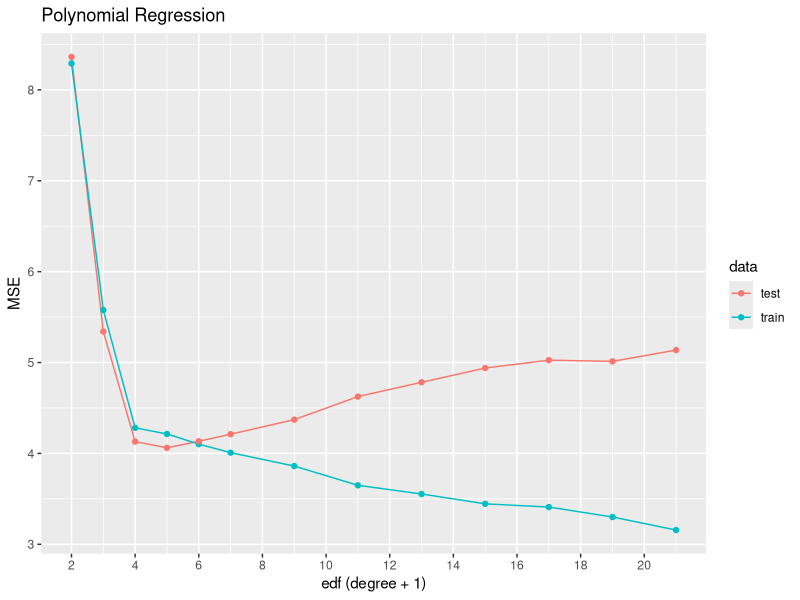
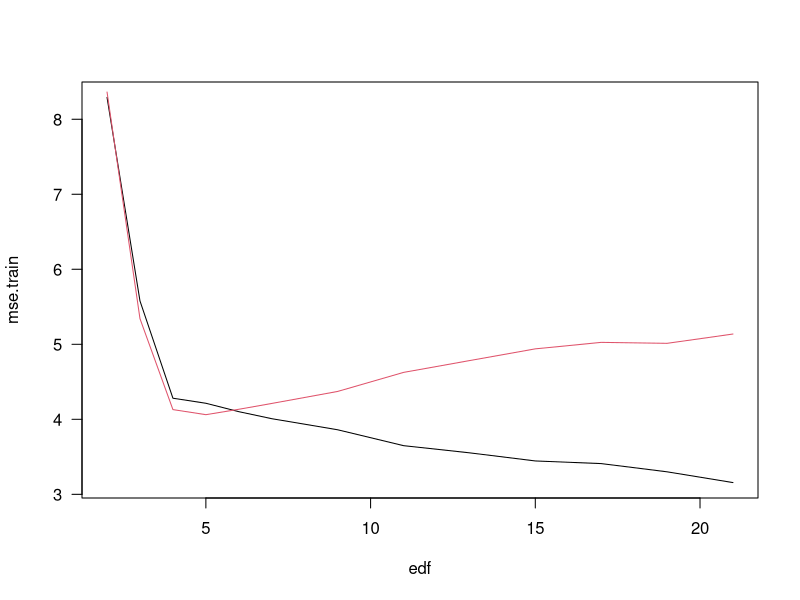
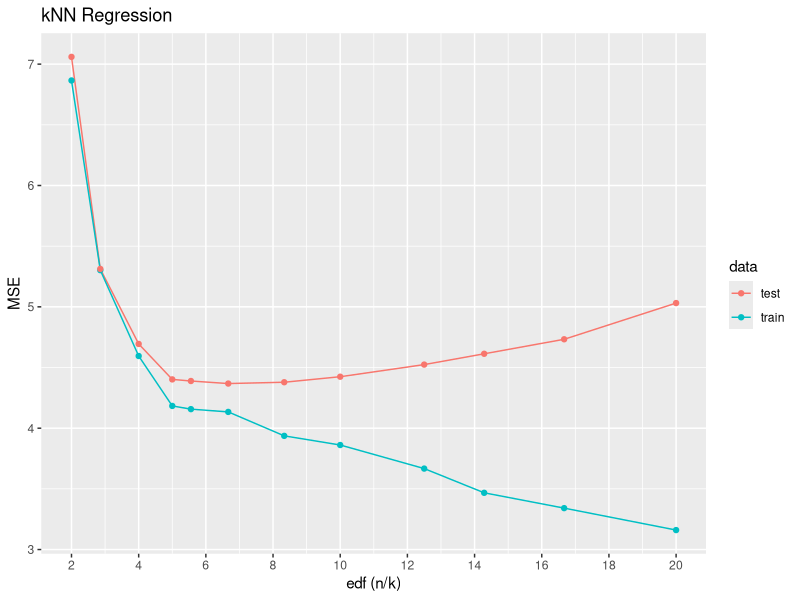
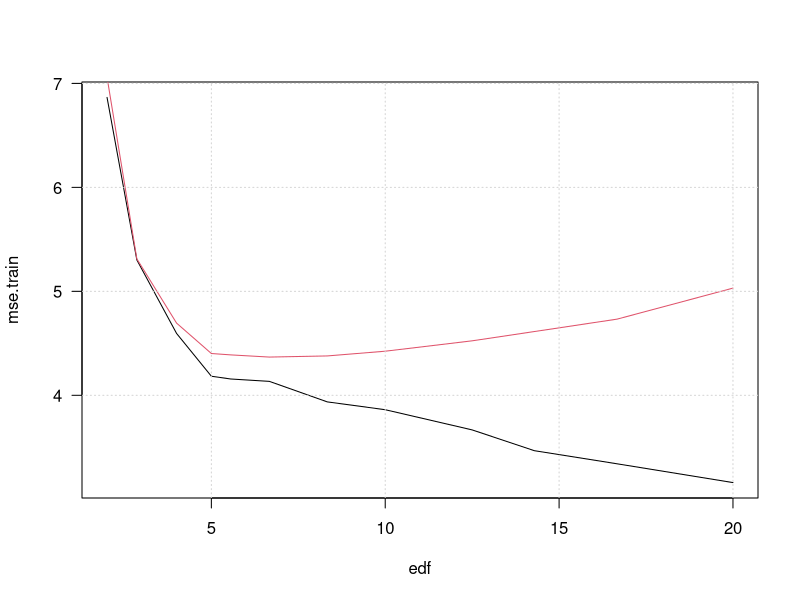
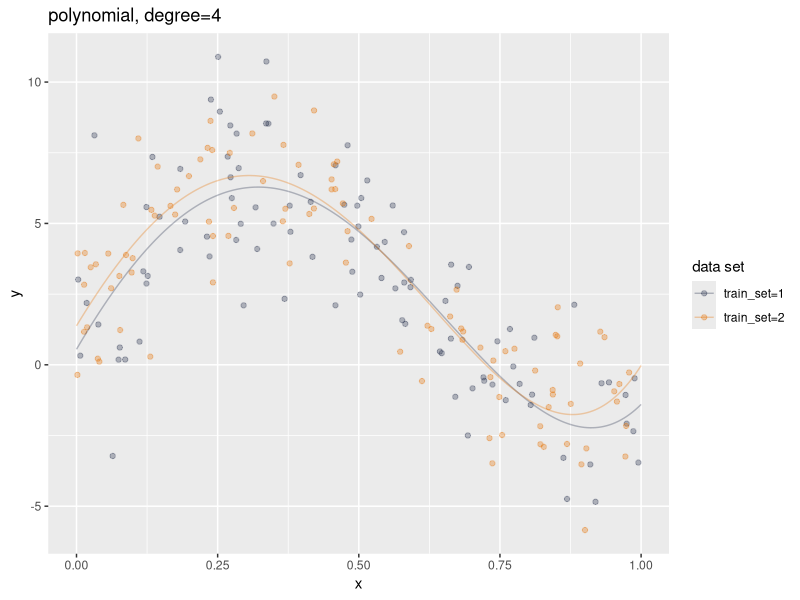
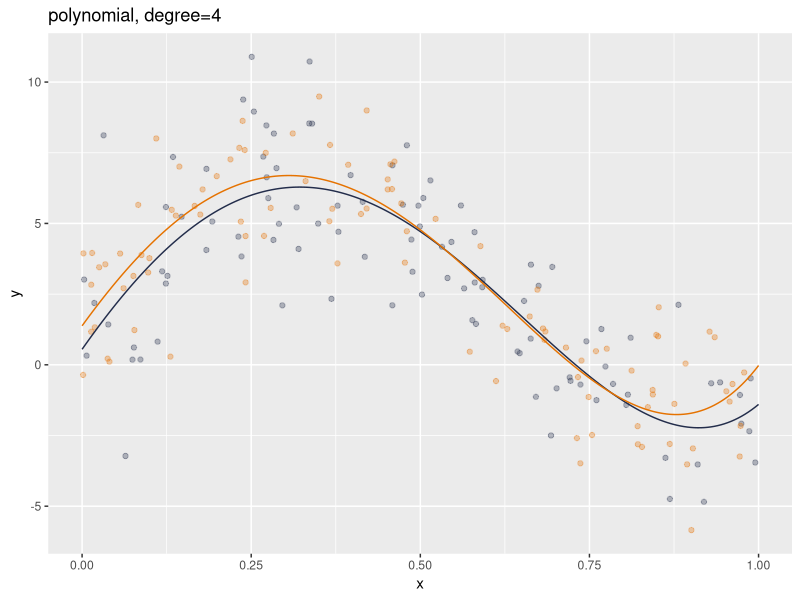
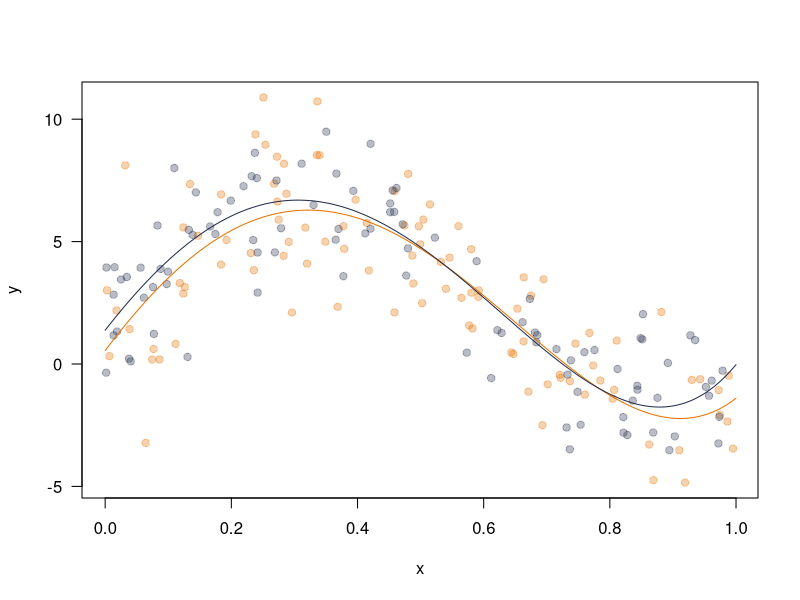
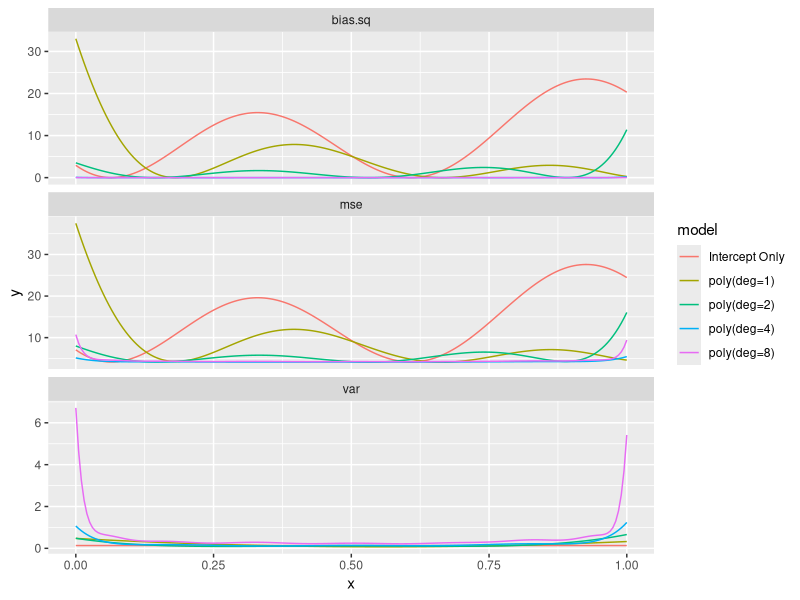

R code for these plots, in order:
#####################################################################
## R Code for supervised learning.
## - See lecture: 01-supervised_2.pdf
## 
## Michael D. Porter
## Created: Oct 2019; updated Aug 2020
## For: Data Mining (SYS-6018) at University of Virginia
## Website: https://mdporter.github.io/SYS6018/
#####################################################################

#-- Load Required Packages
library(tidyverse)
library(FNN)


#--------------------------------------------------------------------#
#-- Training and Test Data
#--------------------------------------------------------------------#

#-- Settings
sim_x <- function(n) runif(n)           # U[0,1]
f <- function(x) 1 + 2*x + 5*sin(5*x)   # true mean function
sim_y <- function(x, sd){               # generate Y|X from N{f(x),sd}
  n = length(x)
  f(x) + rnorm(n, sd=sd)             
}

#-- Generate Training Data 
n = 100                                 # number of observations
sd = 2                                  # stdev for error
set.seed(825)                           # set seed for reproducibility
x = sim_x(n)                            # get x values
y = sim_y(x, sd=sd)                     # get y values
data_train = tibble(x, y)               # training data tibble

#-- Generate Test Data
ntest = 50000                           # Number of test samples
set.seed(235)                           # set *different* seed 
xtest = sim_x(ntest)                    # generate test X's
ytest = sim_y(xtest, sd=sd)             # generate test Y's
data_test = tibble(x=xtest, y=ytest)    # test data


#--------------------------------------------------------------------#
#-- Evaluate Polynomial Models
#--------------------------------------------------------------------#

#-- Function to evaluate polynomials
poly_eval <- function(deg, data_train, data_test) {
  if (deg == 0) {
    m = lm(y ~ 1, data = data_train)  # intercept only model
  } else {
    m = lm(y ~ poly(x, degree = deg), data = data_train) # polynomial
  }
   
  p = length(coef(m))                      # number of parameters
  mse.train = mean(m$residuals ^ 2)          # training MSE
  yhat = predict(m, newdata = data_test)     # predictions at test X's
  mse.test = mean((data_test$y - yhat) ^ 2)# test MSE
  tibble(degree = deg, edf = p, mse.train, mse.test)
}

#-- Evaluate polynomials
Deg = c(1:6, seq(8, 20, by=2))   # sequence of Degrees

# Using purrr:map_df()
data_poly = map_df(Deg, poly_eval, data_train=data_train, data_test=data_test)

# Using a loop
data_poly = tibble()
for(deg in Deg){
  tmp = poly_eval(deg, data_train=data_train, data_test=data_test)
  data_poly = bind_rows(data_poly, tmp)
}

#-- Plot Results
data_poly %>% 
  # make long:
  pivot_longer(starts_with("mse"), names_to="data", values_to="mse") %>% 
  # remove 'mse.' from values:
  mutate(data = str_remove(data, "mse\\.")) %>%   
  # plot:
  ggplot(aes(edf, mse, color=data)) + geom_line() + geom_point() + 
  labs(title="Polynomial Regression", x = 'edf (degree + 1)', y="MSE") + 
  scale_x_continuous(breaks=seq(2, 30, by=2)) 

#- base R plot
with(data_poly, plot(edf, mse.train, type='l', las=1))
with(data_poly, lines(edf, mse.test, col=2))


#-- best poly
data_poly %>% filter(mse.test == min(mse.test))


#--------------------------------------------------------------------#
#-- Evaluate kNN Models
#--------------------------------------------------------------------#

#-- Function to evaluate kNN
knn_eval <- function(k, data_train, data_test){
  knn = knn.reg(data_train[,'x', drop=FALSE], 
                y = data_train$y, 
                test=data_train[,'x', drop=FALSE], 
                k=k)
  edf = nrow(data_train)/k         # effective dof (edof)
  r = data_train$y-knn$pred        # residuals on training data  
  mse.train = mean(r^2)            # training MSE
  knn.test = knn.reg(data_train[,'x', drop=FALSE], 
                     y = data_train$y, 
                     test=data_test[,'x', drop=FALSE], 
                     k=k)
  r.test = data_test$y-knn.test$pred # residuals on test data
  mse.test = mean(r.test^2)          # test MSE
  tibble(k=k, edf=edf, mse.train, mse.test)
}

#-- Evaluate kNN
K = c(50, 35, 25, 20, 18, 15, 12, 10, 8, 7, 6, 5)

# Using purrr:map_df()
data_knn = map_df(K, knn_eval, data_train=data_train, data_test=data_test)

# Using a loop
data_knn = tibble()
for(k in K){
  tmp = knn_eval(k, data_train=data_train, data_test=data_test)
  data_knn = bind_rows(data_knn, tmp)
}

#-- Plot Results
data_knn %>% 
  # make long:
  pivot_longer(starts_with("mse"), names_to="data", values_to="mse") %>% 
  # remove 'mse.' from values:
  mutate(data = str_remove(data, "mse\\.")) %>%   
  # plot:
  ggplot(aes(edf, mse, color=data)) + geom_line() + geom_point() + 
  labs(title="kNN Regression", x='edf (n/k)', y="MSE") + 
  scale_x_continuous(breaks=seq(2, 30, by=2)) 

#- base R plot
with(data_knn, plot(edf, mse.train, type='l', las=1))
with(data_knn, lines(edf, mse.test, col=2))
grid()


#-- best knn
data_knn %>% filter(mse.test == min(mse.test))
data_knn %>% filter(min_rank(mse.test) == 1)
data_knn %>% top_n(n=1, -mse.test)


#--------------------------------------------------------------------#
#-- Optimal Results
#--------------------------------------------------------------------#
#-- Optimal MSE
# theoretically, the optimal MSE is sd^2 
# but there will be some error when estimating with a finite test set
mean((f(xtest) - ytest)^2)



#--------------------------------------------------------------------#
#-- Ensemble Evaluation
#--------------------------------------------------------------------#
library(FNN)
library(tidyverse)


#-- Create Ensemble weights from class input
ensemble.data = tribble(
  ~model, ~tuning, ~n,
  'poly',  3, 17, 
  'knn', 10,  9, 
  'poly',  5,  7, 
  'knn', 20,  5, 
  'poly',  2,  3, 
  'poly', 10,  3, 
  'knn', 15,  2, 
  'knn',  1,  1, 
  'knn', 30,  1
) %>% mutate(w = n/sum(n))


#-- Create helper functions to make predictions
pred_knn <- function(k, data_train, data_test){
  m = knn.reg(select(data_train, x), 
              y = data_train$y, 
              test = select(data_test, x), 
              k = k)
  m$pred
}

pred_poly <- function(deg, data_train, data_test){
  if(deg == 0) m = lm(y~1, data=data_train)
  else m = lm(y~poly(x, degree=deg), data=data_train)
  predict(m, newdata=data_test)
}


#-- Create matrix of predictions from each model
YHAT = matrix(NA, nrow=nrow(data_test), ncol=nrow(ensemble.data))
for(i in 1:nrow(ensemble.data)){
  if(ensemble.data$model[i] == "poly"){
    deg = ensemble.data$tuning[i]
    YHAT[,i] = pred_poly(deg=deg, data_train, data_test)
  }
  if(ensemble.data$model[i] == "knn"){
    k = ensemble.data$tuning[i]
    YHAT[,i] = pred_knn(k=k, data_train, data_test)
  }
}

#-- Ensemble prediction is weighted sum of individual predictions
yhat.ensemble = YHAT %*% ensemble.data$w    

#-- MSE of ensemble
mean( (data_test$y - yhat.ensemble)^2 )


#-- Add results to the list
ensemble.data %>%
  # Add the MSE for each model individually
  mutate(mse=apply(YHAT, 2, function(yhat) mean((data_test$y - yhat)^2))) %>% 
  # Add row for ensemble
  bind_rows(tibble(model="ensemble", mse=mean( (data_test$y - yhat.ensemble)^2 ))) %>% 
  # order/arrange results by mse
  arrange(mse)



#--------------------------------------------------------------------#
#-- Two training sets
#--------------------------------------------------------------------#
#-- Settings
n = 100                                 # number of observations
sd = 2                                  # stdev for error

#-- Generate 1st Training Data (same as above)
set.seed(825)                           # set seed for reproducibility
x = sim_x(n)                            # get x values
y = sim_y(x, sd=sd)                     # get y values
data1 = tibble(x, y)

#-- Generate 2nd training data
set.seed(826)
data2 = tibble(x=sim_x(n), y=sim_y(x, sd=sd))  # use tibble() so y uses x=sim_x

#-- Fit model for each training data
poly1 = lm(y~poly(x, degree=4), data=data1)
poly2 = lm(y~poly(x, degree=4), data=data2)
data_eval = tibble(x=seq(0, 1, length=200))

#-- Plots (ggplot2 #1)
data.points = bind_rows(`train_set=1` = data1, `train_set=2`=data2, .id="data")
data.pred = tibble(x=seq(0, 1, length=200), 
                   `train_set=1` = predict(poly1, newdata=data_eval), 
                   `train_set=2` = predict(poly2, newdata=data_eval)) %>% 
  pivot_longer(-x, names_to="data", values_to="y")

ggplot(data.points, aes(x,y, color=data)) +
  geom_point() + 
  geom_line(data=data.pred) + 
  scale_color_manual(values=c("#232D4B50", "#E5720050"), name="data set") + 
  ggtitle("polynomial, degree=4")

#-- Plots (ggplot2 #2)
ggplot(tibble(), aes(x, y)) + 
  geom_point(data=data1, aes(color="#232D4B50")) + 
  geom_point(data=data2, aes(color="#E5720050")) + 
  geom_line(data=data_eval %>% mutate(y=predict(poly1, newdata=.)), 
            aes(color="#232D4B")) +
  geom_line(data=data_eval %>% mutate(y=predict(poly2, newdata=.)), 
            aes(color="#E57200")) +
  scale_color_identity() + 
  ggtitle("polynomial, degree=4")


#-- Plots (base R)
plot(y~x, data=data1, pch=19,col="#E5720050", las=1)
points(data2$x, data2$y, pch=19, col="#232D4B50")
xseq = data_eval$x
lines(xseq, predict(poly1, newdata=tibble(x=xseq)), col="#E57200")
lines(xseq, predict(poly2, newdata=tibble(x=xseq)), col="#232D4B")

#--------------------------------------------------------------------#
#-- Bias-Variance Evaluation
#--------------------------------------------------------------------#
#- Run M simulations; each time draw training data from P(X,Y)


#-- Function to fit and predict from polynomial model
pred_poly <- function(deg, data_train, data_test){
  if(deg == 0) m = lm(y~1, data=data_train)
  else m = lm(y~poly(x, degree=deg), data=data_train)
  data_test %>% mutate(deg, y=predict(m, newdata=data_test))
}

#-- Settings
set.seed(2015)                          # set seed
M = 1000                                # number of simulations

#-- Initialization
Degree = c(0,1,2,4,8)   # degree sequence for polynomial
data_eval = tibble(x = seq(0, 1, length=200))

#-- Run Simulation: Generate sequence of yhat's
Yhat = tibble()
for(m in 1:M){
  data = tibble(x=sim_x(n), y=sim_y(x, sd=sd))
  res = map_df(Degree, pred_poly, data_train=data, data_test=data_eval)
  Yhat = bind_rows(Yhat, res %>% mutate(iter=m))
}


#-- evaluate simulation results
eval_metrics = Yhat %>% 
  mutate(f = f(x)) %>%   # add true mean
  group_by(x, deg) %>%   # group by x-values
  summarize(bias = mean(y-f), bias.sq = bias^2, var=var(y), 
            mse = var + bias.sq + sd^2 )


eval_metrics %>% select(-bias) %>% 
  mutate(model = ifelse(deg==0, "Intercept Only", str_c('poly(deg=', deg, ')'))) %>% 
  pivot_longer(c(-x, -deg, -model), names_to="metric", values_to="y") %>% 
  ggplot(aes(x, y, color=model)) + geom_line() + 
  facet_wrap(~metric, ncol=1, scales="free_y")
